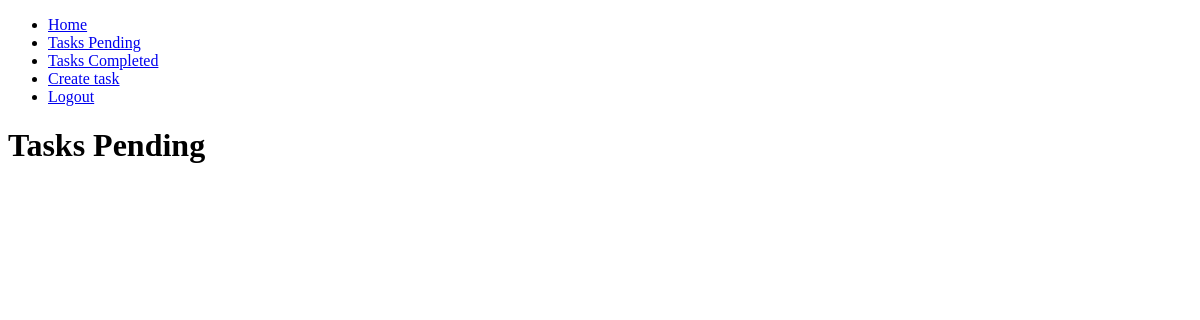
The app's page /tasks_completed/ (signed in), older data.
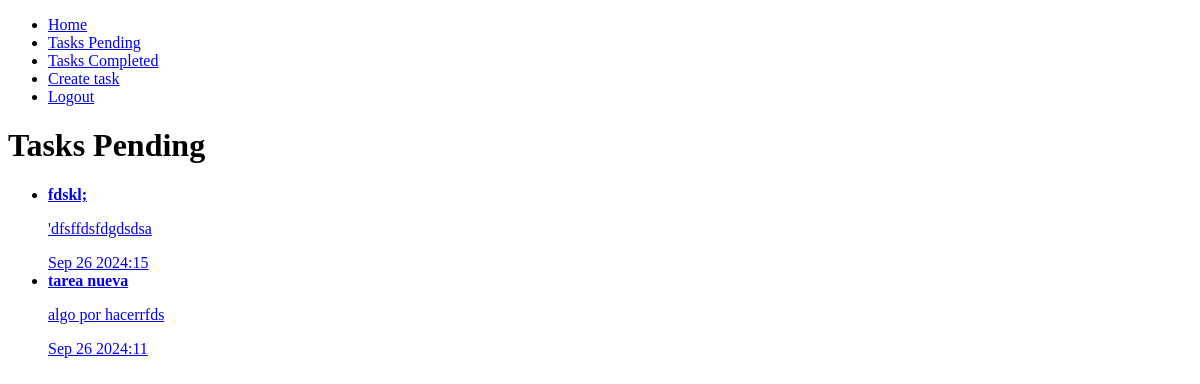
The same page, newer data.
### tasks/models.py (models this page shows, shortened)
class Task(models.Model):
    title = models.CharField(max_length=100)
    description = models.TextField(blank=True)
    created = models.DateTimeField(auto_now_add=True)
    datecompleted = models.DateTimeField(null=True, blank=True)
    important = models.BooleanField(default=False)
    user = models.ForeignKey(User, on_delete=models.CASCADE)

### tasks/views.py (the view)
# urls.py: path('tasks_completed/', views.tasks_completed, name='tasks_completed'),
@login_required
def tasks_completed(request):
    tasks = Task.objects.filter(user=request.user, datecompleted__isnull=False).order_by('-datecompleted')
    return render(request, 'tasks.html', {"tasks": tasks})

### tasks/templates/tasks.html
{% extends 'base.html' %} {% block content %}
<h1>Tasks Pending</h1>
<ul>
    {% for task in tasks %}
    <li>
    <a href="{% url 'task_detail' task.id %}">
        {% if task.important %}
        <strong>{{task.title}}</strong>
        {% else %} {{task.id}} {{task.title}} {% endif %}
        <p>{{task.description}}</p>
        {{task.datecompleted|date:'M j Y:i'}}
    </a>
    </li>
    {% endfor %}
</ul>
{% endblock %}

Row changes from the older to the newer data that the page shows:
added Task: title "fdskl;", description "'dfsffdsfdgdsdsa", datecompleted "Sep 26 2024:15"
now on this page (row edited): Task: title "tarea nueva", description "algo por hacerrfds", datecompleted "Sep 26 2024:11"
